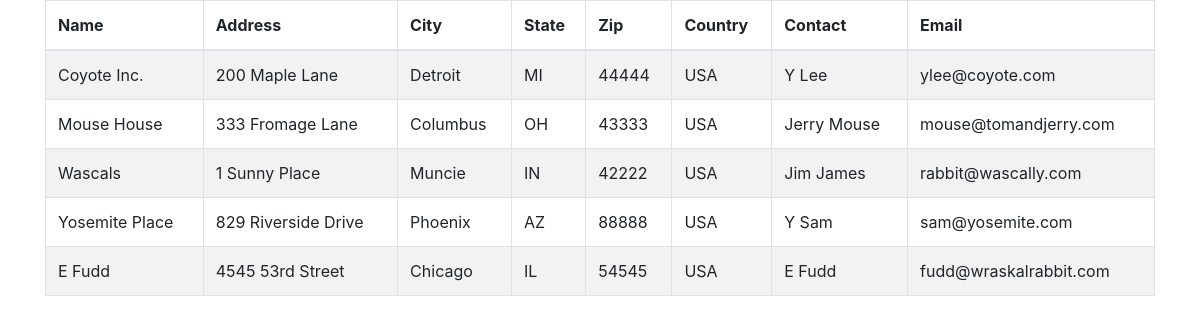
The page / on the database its author committed.
### tables this page shows
CREATE TABLE customers
(
  cust_id      int       NOT NULL AUTO_INCREMENT,
  cust_name    char(50)  NOT NULL ,
  cust_address char(50)  NULL ,
  cust_city    char(50)  NULL ,
  cust_state   char(5)   NULL ,
  cust_zip     char(10)  NULL ,
  cust_country char(50)  NULL ,
  cust_contact char(50)  NULL ,
  cust_email   char(255) NULL ,
  PRIMARY KEY (cust_id)
);

### classes/PdoMethods.php (called while the page is built, shortened)
<?php
require_once "Db_conn.php";
class PdoMethods extends DatabaseConn {
	private $sth;
	private $conn;
	public function selectNotBinded($sql){
			try{
				$this->sth = $this->conn->prepare($sql);
				$this->sth->execute();
			}
			catch (PDOException $e){
				echo $e->getMessage();
				return 'error';
			}
			$this->conn = null;
			return $this->sth->fetchAll(PDO::FETCH_ASSOC);
		}
	private function db_connection(){
		$this->db = new DatabaseConn();
		$this->conn = $this->db->dbOpen();
	}
}

### classes/Db_conn.php (called while the page is built, shortened)
<?php
class DatabaseConn {
  public function dbOpen(){
    try {
      $dbHost = 'localhost';
      $dbName = 'khfountain';
      $dbUsr = 'khfountain';
      $dbPass = 'KwFbKywK8Ss3';
      $this->conn = new PDO('mysql:host=' . $dbHost . ';dbname=' . $dbName, $dbUsr, $dbPass);
      $this->conn->setAttribute(PDO::ATTR_EMULATE_PREPARES, false);
      $this->conn->setAttribute(PDO::MYSQL_ATTR_USE_BUFFERED_QUERY, true);
      $this->conn->setAttribute(PDO::ATTR_AUTOCOMMIT, true);
      $this->conn->setAttribute(PDO::MYSQL_ATTR_LOCAL_INFILE, true);
      $this->conn->setAttribute(PDO::ATTR_ERRMODE, PDO::ERRMODE_EXCEPTION);
      return $this->conn;
    }
    catch(PDOException $e) {
      echo $e->getMessage();
    }
  }
}

### classes/Crud.php (the view)
<?php
require_once 'PdoMethods.php';
class Crud {
    public function getCustomers(){
        $pdo = new PdoMethods();
        $sql = "SELECT * FROM customers";
        $records = $pdo->selectNotBinded($sql);
        if($records == 'error'){
            return 'There has been and error processing your request';
        }
        else {
            if(count($records) != 0){
                return $this->makeTable($records);
            }
            else {
                return 'no customers found';
            }
        }
    }
    private function makeTable($records){
        $output = "<table class='table table-bordered table-striped'><thead><tr>";
		$output .= "<th>Name</th><th>Address</th><th>City</th><th>State</th><th>Zip</th><th>Country</th><th>Contact</th><th>Email</th></tr><tbody>";
		foreach ($records as $row){
            $output .= "<tr><td>{$row['cust_name']}</td>";
            $output .= "<td>{$row['cust_address']}</td>";
            $output .= "<td>{$row['cust_city']}</td>";
            $output .= "<td>{$row['cust_state']}</td>";
            $output .= "<td>{$row['cust_zip']}</td>";
            $output .= "<td>{$row['cust_country']}</td>";
            $output .= "<td>{$row['cust_contact']}</td>";
            $output .= "<td>{$row['cust_email']}</td></tr>";
		}
		$output .= "</tbody></table></form>";
		return $output;
    }
}
?>

### index.php (shortened to what this page needs)
<?php
require_once 'classes/Crud.php';
$crud = new Crud();
$output = $crud->getCustomers();
?>
<!DOCTYPE html>
<html lang="en">
<head>
    <link rel="stylesheet" href="https://cdn.jsdelivr.net/npm/bootstrap@4.5.3/dist/css/bootstrap.min.css">
</head>
<body class="container">
    <?php
        echo $output;
    ?>
</body>
</html>

### rows shown on the page
customers: cust_name "Coyote Inc.", cust_address "200 Maple Lane", cust_city "Detroit", cust_state "MI", cust_zip "44444", cust_country "USA", cust_contact "Y Lee", cust_email "ylee@coyote.com"
customers: cust_name "Mouse House", cust_address "333 Fromage Lane", cust_city "Columbus", cust_state "OH", cust_zip "43333", cust_country "USA", cust_contact "Jerry Mouse", cust_email "mouse@tomandjerry.com"
customers: cust_name "Wascals", cust_address "1 Sunny Place", cust_city "Muncie", cust_state "IN", cust_zip "42222", cust_country "USA", cust_contact "Jim James", cust_email "rabbit@wascally.com"
customers: cust_name "Yosemite Place", cust_address "829 Riverside Drive", cust_city "Phoenix", cust_state "AZ", cust_zip "88888", cust_country "USA", cust_contact "Y Sam", cust_email "sam@yosemite.com"
customers: cust_name "E Fudd", cust_address "4545 53rd Street", cust_city "Chicago", cust_state "IL", cust_zip "54545", cust_country "USA", cust_contact "E Fudd", cust_email "fudd@wraskalrabbit.com"
